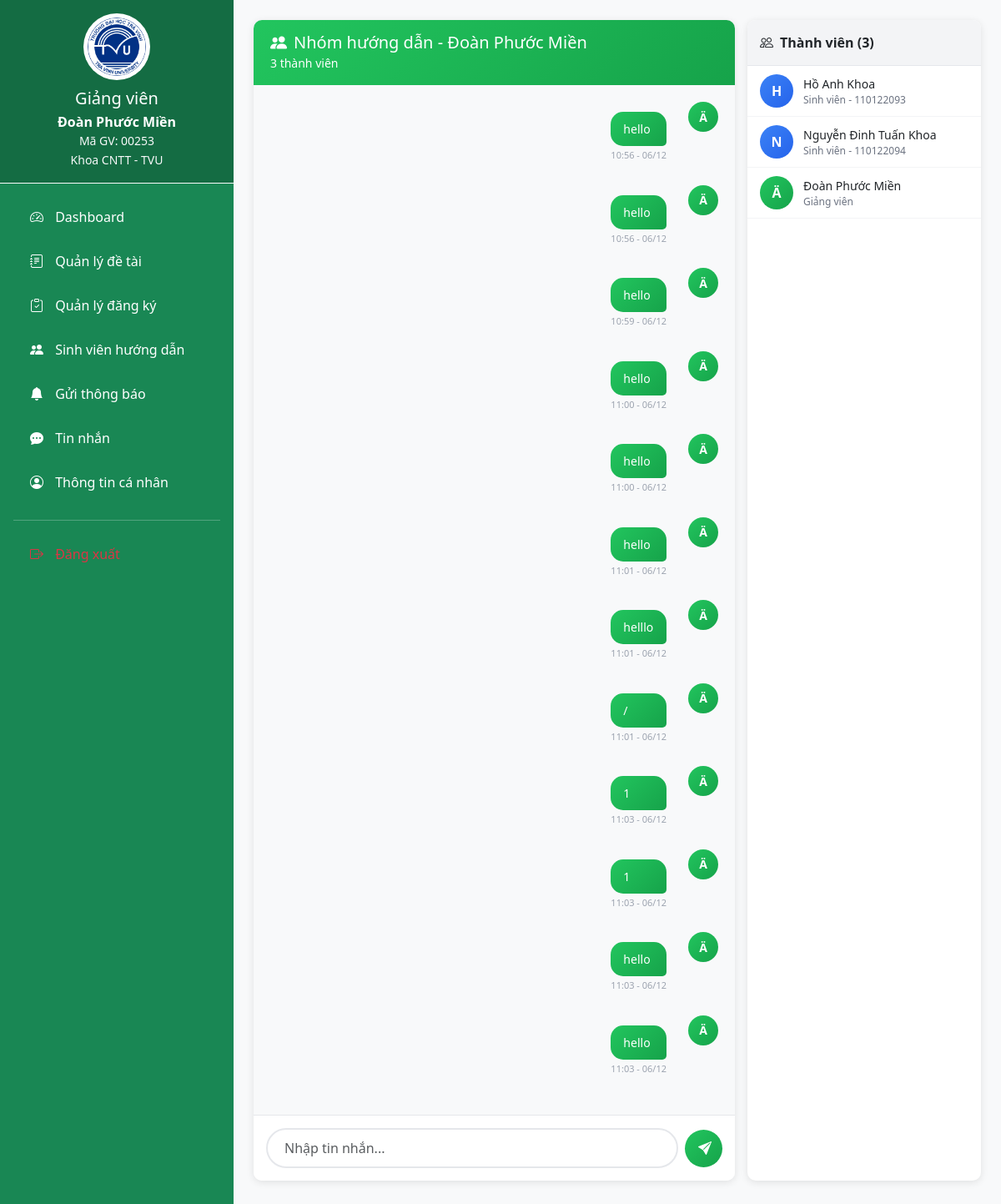
/public/chat/room/1 (signed in), run on the app's committed database.
### tables this page shows
CREATE TABLE `chat_groups` (
  `group_id` int(11) NOT NULL,
  `teacher_id` int(11) NOT NULL,
  `group_name` varchar(255) NOT NULL,
  `created_at` timestamp NOT NULL DEFAULT current_timestamp()
);

CREATE TABLE `chat_messages` (
  `message_id` int(11) NOT NULL,
  `group_id` int(11) NOT NULL,
  `sender_id` int(11) NOT NULL,
  `message_text` text NOT NULL,
  `message_type` enum('text','file','image') DEFAULT 'text',
  `file_url` varchar(500) DEFAULT NULL,
  `created_at` timestamp NOT NULL DEFAULT current_timestamp()
);

CREATE TABLE `users` (
  `user_id` int(11) NOT NULL,
  `username` varchar(100) NOT NULL,
  `password` varchar(255) NOT NULL,
  `full_name` varchar(255) NOT NULL,
  `email` varchar(150) NOT NULL,
  `role` enum('admin','teacher','student') NOT NULL DEFAULT 'student',
  `student_code` varchar(50) DEFAULT NULL,
  `phone` varchar(20) DEFAULT NULL,
  `created_at` timestamp NOT NULL DEFAULT current_timestamp(),
  `updated_at` timestamp NOT NULL DEFAULT current_timestamp() ON UPDATE current_timestamp(),
  `deleted_at` timestamp NULL DEFAULT NULL,
  `last_login` timestamp NULL DEFAULT NULL
);

CREATE TABLE `chat_group_members` (
  `member_id` int(11) NOT NULL,
  `group_id` int(11) NOT NULL,
  `user_id` int(11) NOT NULL,
  `joined_at` timestamp NOT NULL DEFAULT current_timestamp()
);

### app/core/Controller.php (called while the page is built, shortened)
<?php
class Controller {
    public function view($view, $data = []) {
        require_once '../app/views/' . $view . '.php';
    }
}

### app/core/App.php (called while the page is built, shortened)
<?php
class App {
    protected $method = 'login';
    public function __construct() {
        $url = $this->parseUrl();
        if (isset($url[0]) && file_exists('../app/controllers/' . ucfirst($url[0]) . 'Controller.php')) {
            unset($url[0]);
        }
        $this->controller = new $this->controller;
        if (get_class($this->controller) !== 'AuthController') {
            $this->method = 'index';
        }
        if (isset($url[1]) && method_exists($this->controller, $url[1])) {
            $this->method = $url[1];
            unset($url[1]);
        }
        $this->params = $url ? array_values($url) : [];
        call_user_func_array([$this->controller, $this->method], $this->params);
    }
    private function parseUrl() {
        if (isset($_GET['url'])) {
            return explode('/', filter_var(rtrim($_GET['url'], '/'), FILTER_SANITIZE_URL));
        }
        return [];
    }
}

### public/index.php (called while the page is built, shortened)
<?php
    require_once '../app/core/App.php';
    require_once '../app/core/Controller.php';
    require_once '../app/core/Database.php';
    $app = new App();

### app/models/Chat.php (called while the page is built, shortened)
<?php
class Chat {
    private $db;
    public function __construct() {
        $this->db = Database::getInstance();
    }
    public function getGroupMembers($groupId) {
        try {
            $stmt = $this->db->prepare("
                SELECT
                    u.user_id,
                    u.full_name,
                    u.role,
                    u.student_code,
                    cgm.joined_at
                FROM chat_group_members cgm
                JOIN users u ON cgm.user_id = u.user_id
                WHERE cgm.group_id = ?
                ORDER BY u.role DESC, u.full_name ASC
            ");
            $stmt->execute([$groupId]);
            return $stmt->fetchAll(PDO::FETCH_ASSOC);
        } catch (PDOException $e) {
            error_log("Error getting members: " . $e->getMessage());
            return [];
        }
    }
    public function getGroupMessages($groupId, $limit = 100) {
        try {
            $groupId = intval($groupId);
            $stmt = $this->db->prepare("
                SELECT
                    cm.message_id,
                    cm.message_text,
                    cm.message_type,
                    cm.file_url,
                    cm.created_at,
                    u.user_id,
                    u.full_name,
                    u.role
                FROM chat_messages cm
                JOIN users u ON cm.sender_id = u.user_id
                WHERE cm.group_id = :group_id
                ORDER BY cm.created_at ASC
                LIMIT 100
            ");
            $stmt->bindParam(':group_id', $groupId, PDO::PARAM_INT);
            $stmt->execute();
            return $stmt->fetchAll(PDO::FETCH_ASSOC);
        } catch (PDOException $e) {
            error_log("Error getting messages: " . $e->getMessage());
            return [];
        }
    }
    public function getGroupInfo($groupId) {
        try {
            $stmt = $this->db->prepare("
                SELECT
                    cg.group_id,
                    cg.group_name,
                    cg.teacher_id,
                    u.full_name as teacher_name
                FROM chat_groups cg
                JOIN users u ON cg.teacher_id = u.user_id
                WHERE cg.group_id = ?
            ");
            $stmt->execute([$groupId]);
            return $stmt->fetch(PDO::FETCH_ASSOC);
        } catch (PDOException $e) {
            error_log("Error getting group info: " . $e->getMessage());
            return null;
        }
    }
}

### app/core/Database.php (called while the page is built, shortened)
<?php
class Database {
    private static $instance = null;
    private function __construct() {
        $this->pdo = new PDO(
            'mysql:host=' . DB_HOST . ';dbname=' . DB_NAME,
            DB_USER,
            DB_PASS
        );
    }
    public static function getInstance(): PDO {
        if (self::$instance === null) {
            self::$instance = new Database();
        }
        return self::$instance->pdo;
    }
}

### app/views/teacher/chat/room.php (the view, shortened to what this page needs)
<?php include_once __DIR__ . '/../../layouts/header.php'; ?>
<div class="d-flex">
    <?php include_once __DIR__ . '/../../layouts/teacher_sidebar.php'; ?>
    <div class="main-content flex-grow-1 p-4">
        <div class="chat-wrapper">
            <div class="chat-main">
                <div class="chat-header">
                    <h5 class="mb-0"><i class="bi bi-people-fill me-2"></i><?= htmlspecialchars($data['groupInfo']['group_name']) ?></h5>
                    <small><?= count($data['members']) ?> thành viên</small>
                </div>
                <div class="chat-messages" id="chatMessages">
                    <?php foreach ($data['messages'] as $msg): ?>
                        <?php $isSent = $msg['user_id'] == $_SESSION['user_id']; ?>
                        <div class="message <?= $isSent ? 'sent' : 'received' ?>">
                            <div class="message-avatar">
                                <?= strtoupper(substr($msg['full_name'], 0, 1)) ?>
                            </div>
                            <div class="message-content">
                                <div class="message-bubble">
                                    <?= nl2br(htmlspecialchars($msg['message_text'])) ?>
                                </div>
                                <div class="message-time">
                                    <?= date('H:i - d/m', strtotime($msg['created_at'])) ?>
                                </div>
                            </div>
                        </div>
                    <?php endforeach; ?>
                </div>
                <div class="chat-input-area">
                    <form id="chatForm" class="d-flex align-items-center gap-2">
                        <textarea class="form-control chat-input" id="messageInput" rows="1" placeholder="Nhập tin nhắn..." required></textarea>
                        <button type="submit" class="btn btn-send">
                            <i class="bi bi-send-fill"></i>
                        </button>
                    </form>
                </div>
            </div>
            <div class="members-panel">
                <div class="members-header">
                    <i class="bi bi-people me-2"></i>Thành viên (<?= count($data['members']) ?>)
                </div>
                <div class="members-list">
                    <?php foreach ($data['members'] as $member): ?>
                        <div class="member-item">
                            <div class="member-avatar <?= $member['role'] ?>">
                                <?= strtoupper(substr($member['full_name'], 0, 1)) ?>
                            </div>
                            <div class="member-info">
                                <div class="member-name"><?= htmlspecialchars($member['full_name']) ?></div>
                                <div class="member-role">
                                    <?= $member['role'] === 'teacher' ? 'Giảng viên' : 'Sinh viên - ' . $member['student_code'] ?>
                                </div>
                            </div>
                        </div>
                    <?php endforeach; ?>
                </div>
            </div>
        </div>
    </div>
</div>
<?php include_once __DIR__ . '/../../layouts/footer.php'; ?>

### public/css/admin.css (style rules this page uses)
* { margin: 0; padding: 0; box-sizing: border-box; }
body { font-family: 'Segoe UI', Tahoma, Geneva, Verdana, sans-serif; background-color: #f8f9fa; }
.main-content { margin-left: 280px; min-height: 100vh; background-color: #f8f9fa; }
.btn { border-radius: 8px; padding: 8px 16px; font-weight: 500; transition: all 0.3s; }

### public/css/chatbot.css (style rules this page uses)
.message-avatar { width: 32px; height: 32px; border-radius: 50%; display: flex; align-items: center; justify-content: center; flex-shrink: 0; }
.message-content { max-width: 75%; padding: 12px 16px; border-radius: 16px; font-size: 14px; line-height: 1.5; }
.message-time { font-size: 11px; color: #999; margin-top: 5px; }

### app/views/teacher/chat/room.php (style rules this page uses)
.chat-wrapper { display: flex; height: calc(100vh - 120px); gap: 15px; }
.chat-main { flex: 1; display: flex; flex-direction: column; background: white; border-radius: 10px; box-shadow: 0 2px 10px rgba(0,0,0,0.1); overflow: hidden; }
.chat-header { background: linear-gradient(135deg, #22c55e, #16a34a); color: white; padding: 15px 20px; }
.chat-messages { flex: 1; overflow-y: auto; padding: 20px; background: #f8f9fa; }
.message { margin-bottom: 15px; display: flex; align-items: flex-start; }
.message.sent { flex-direction: row-reverse; }
.message-avatar { width: 36px; height: 36px; border-radius: 50%; display: flex; align-items: center; justify-content: center; color: white; font-weight: bold; font-size: 14px; flex-shrink: 0; }
.message.sent .message-avatar { background: linear-gradient(135deg, #22c55e, #16a34a); margin-left: 10px; }
.message-content { max-width: 70%; }
.message-bubble { padding: 10px 15px; border-radius: 15px; word-wrap: break-word; }
.message.sent .message-bubble { background: linear-gradient(135deg, #22c55e, #16a34a); color: white; border-bottom-right-radius: 5px; }
.message-time { font-size: 11px; color: #9ca3af; margin-top: 3px; }
.message.sent .message-time { text-align: right; }
.chat-input-area { padding: 15px; background: white; border-top: 1px solid #e5e7eb; }
.chat-input { border: 2px solid #e5e7eb; border-radius: 25px; padding: 10px 20px; resize: none; }
.btn-send { background: linear-gradient(135deg, #22c55e, #16a34a); border: none; border-radius: 50%; width: 45px; height: 45px; color: white; }
.members-panel { width: 280px; background: white; border-radius: 10px; box-shadow: 0 2px 10px rgba(0,0,0,0.1); overflow: hidden; }
.members-header { background: #f3f4f6; padding: 15px; font-weight: 600; border-bottom: 1px solid #e5e7eb; }
.members-list { max-height: calc(100vh - 200px); overflow-y: auto; }
.member-item { display: flex; align-items: center; padding: 10px 15px; border-bottom: 1px solid #f3f4f6; }
.member-avatar { width: 40px; height: 40px; border-radius: 50%; display: flex; align-items: center; justify-content: center; color: white; font-weight: bold; margin-right: 12px; }
.member-avatar.teacher { background: linear-gradient(135deg, #22c55e, #16a34a); }
.member-avatar.student { background: linear-gradient(135deg, #3b82f6, #2563eb); }
.member-info { flex: 1; }
.member-name { font-weight: 500; font-size: 14px; }
.member-role { font-size: 12px; color: #6b7280; }

### data on the page
chat_groups: group_name "Nhóm hướng dẫn - Đoàn Phước Miền"
chat_messages: sender.full_name "Ä", message_text "hello", created_at "10:56 - 06/12"
chat_messages: sender.full_name "Ä", message_text "hello", created_at "10:56 - 06/12"
chat_messages: sender.full_name "Ä", message_text "hello", created_at "10:59 - 06/12"
chat_messages: sender.full_name "Ä", message_text "hello", created_at "11:00 - 06/12"
chat_messages: sender.full_name "Ä", message_text "hello", created_at "11:00 - 06/12"
chat_messages: sender.full_name "Ä", message_text "hello", created_at "11:01 - 06/12"
chat_messages: sender.full_name "Ä", message_text "helllo", created_at "11:01 - 06/12"
chat_messages: sender.full_name "Ä", message_text "/", created_at "11:01 - 06/12"
chat_messages: sender.full_name "Ä", message_text "1", created_at "11:03 - 06/12"
chat_messages: sender.full_name "Ä", message_text "1", created_at "11:03 - 06/12"
chat_messages: sender.full_name "Ä", message_text "hello", created_at "11:03 - 06/12"
chat_messages: sender.full_name "Ä", message_text "hello", created_at "11:03 - 06/12"
chat_group_members: user.full_name "H", user.full_name "Hồ Anh Khoa", user.student_code "110122093"
chat_group_members: user.full_name "N", user.full_name "Nguyễn Đinh Tuấn Khoa", user.student_code "110122094"
chat_group_members: user.full_name "Ä", user.full_name "Đoàn Phước Miền", shows "Giảng viên"

### other printed values
$_SESSION['full_name'] "Đoàn Phước Miền"
$_SESSION['username'] "00253"
count($data['members']) "3"
